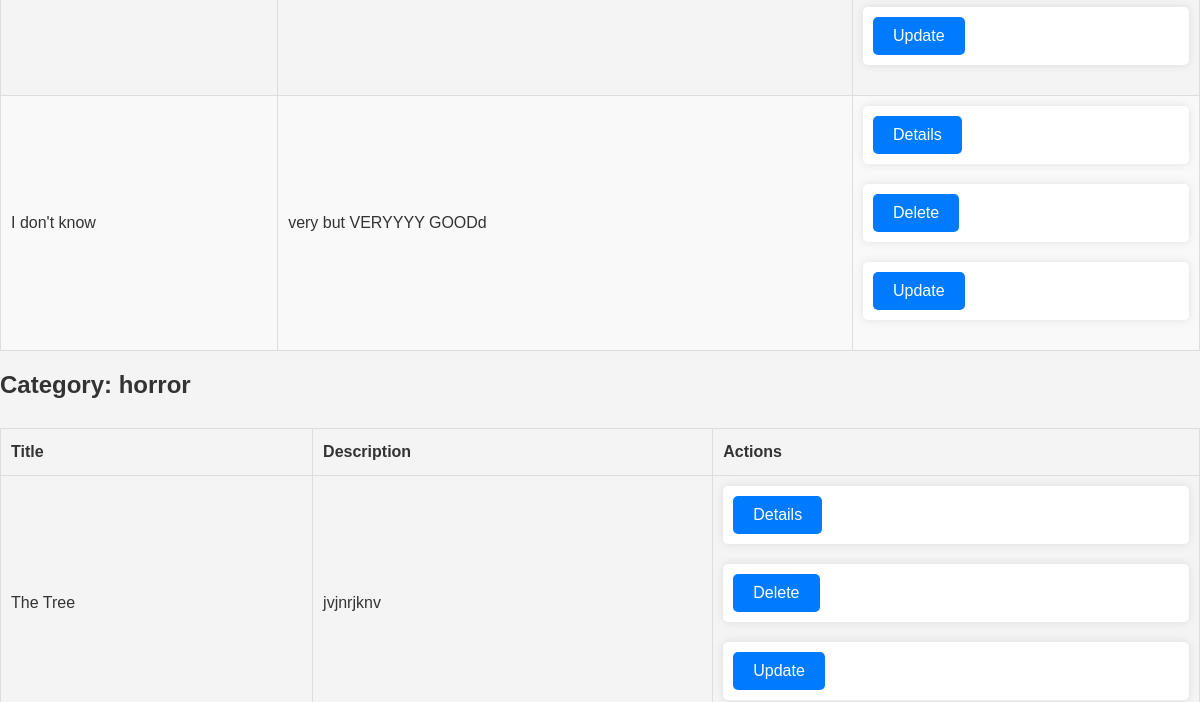
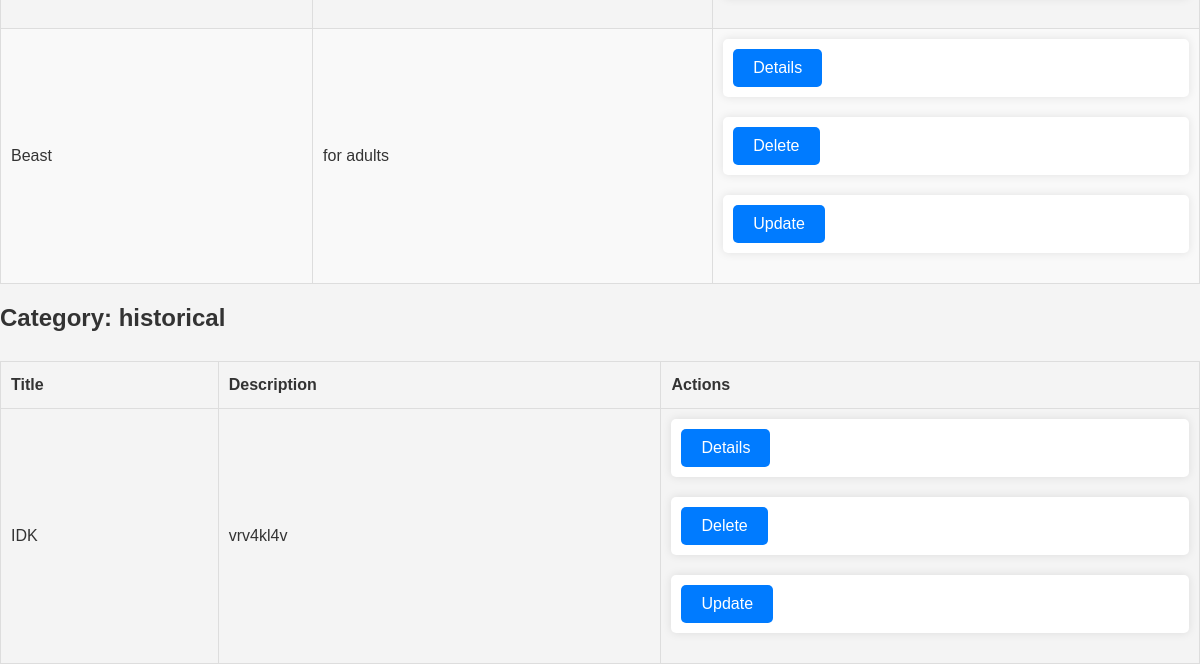
/books/ (lower part), run on an earlier commit of the app's database (2 pictures, top to bottom).
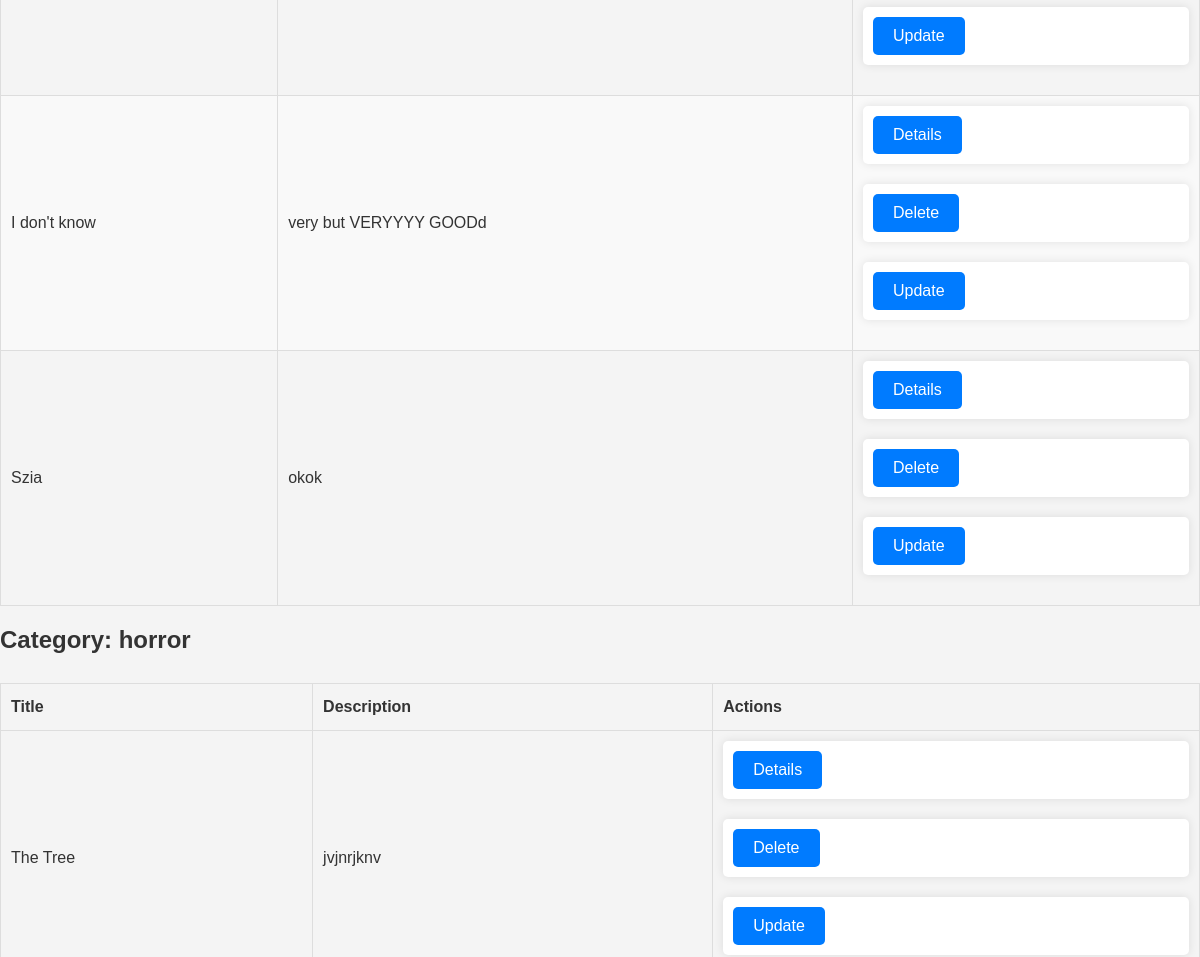
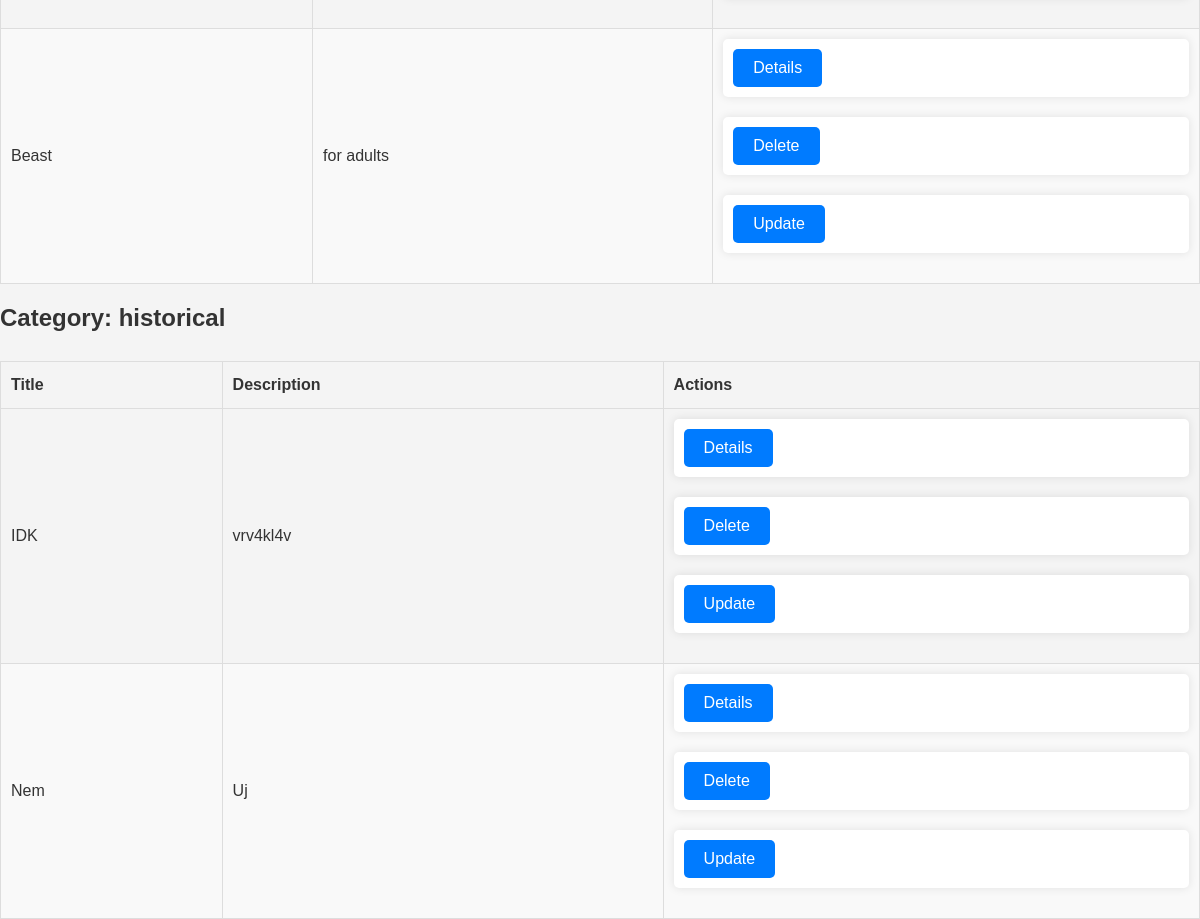
And on a later commit of the database (2 pictures, top to bottom).
### books/models.py (models this page shows, shortened)
class Book(models.Model):
    author =  models.ForeignKey(Author, on_delete=models.CASCADE, null = True)
    title = models.CharField(max_length=200, unique=True)
    description = models.CharField(max_length=200)
    category = models.CharField(max_length=200, null = True)

### books/views.py (the view)
# urls.py: path('', views.get_all_books, name='home'),
def get_all_books(req):
    books = Book.objects.all()
    categories = {}
    for book in books:
        if book.category not in categories:
            categories[book.category] = []
        categories[book.category].append(book)
    return render(req, 'home.html', {'categories': categories})

### books/templates/home.html (shortened to what this page needs)
<!DOCTYPE html>
<html lang="en">
<head>
    {% load static %}
    <link href="{% static 'style.css' %}" rel="stylesheet" type="text/css">
</head>
<body>
    {% if categories %}
        {% for category, books in categories.items %}
            <h3>Category: {{ category }}</h3>
            <table>
                <thead>
                    <tr>
                        <th>Title</th>
                        <th>Description</th>
                        <th>Actions</th>
                    </tr>
                </thead>
                <tbody>
                    {% for book in books %}
                        <tr>
                            <td>{{ book.title }}</td>
                            <td>{{ book.description }}</td>
                            <td>
                                <form method="GET" action="{% url 'details_book' book.id %}">
                                    <button type="submit">Details</button>
                                </form>
                                <form method="POST" action="{% url 'delete_book' book.id %}" onsubmit="return confirm('Are you sure you want to delete this book?');">
                                    <button type="submit">Delete</button>
                                </form>
                                <form method="GET" action="{% url 'update_book' book.id %}">
                                    <button type="submit">Update</button>
                                </form>
                            </td>
                        </tr>
                    {% endfor %}
                </tbody>
            </table>
        {% endfor %}
    {% else %}
        <h1>There are no books available</h1>
    {% endif %}
</body>
</html>

What changed in the data, as far as the page shows it:
added Book: title "Szia", description "okok"
added Book: title "Nem", description "Uj", shown under "historical"
